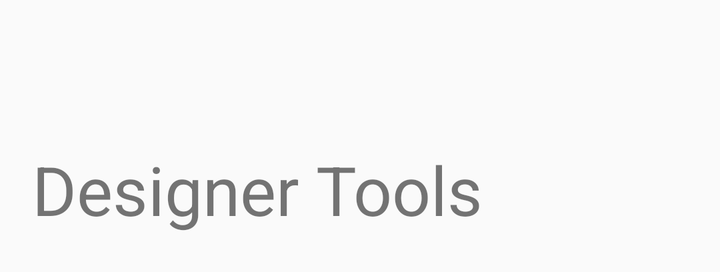
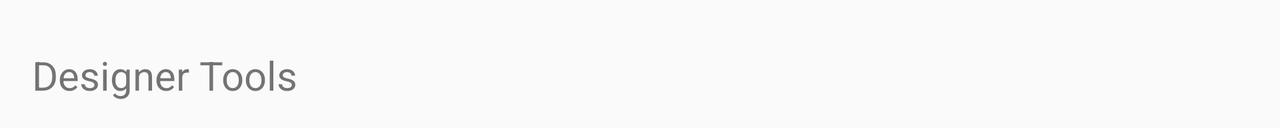

The same Android screen from two of the app's own layout files: first res/layout/ as a phone draws it, then the repository's variant for another configuration, drawn on a device whose configuration selects that folder. Both files follow.
<!-- AndroidManifest.xml: application theme AppTheme -->
<!-- res/layout/app_header.xml -->
<?xml version="1.0" encoding="utf-8"?>

<RelativeLayout xmlns:android="http://schemas.android.com/apk/res/android"
    xmlns:tools="http://schemas.android.com/tools"
    android:id="@+id/header_container"
    android:layout_width="match_parent"
    android:layout_height="136dp"
    android:orientation="vertical">

    <ImageView
        android:layout_width="match_parent"
        android:layout_height="match_parent"
        android:contentDescription="@null"
        android:scaleType="center"
        android:src="@drawable/img_header_bg" />

    <LinearLayout
        android:id="@+id/header_title_container"
        android:layout_width="match_parent"
        android:layout_height="wrap_content"
        android:layout_marginStart="16dp"
        android:layout_marginTop="24dp"
        android:orientation="vertical"
        tools:ignore="UseCompoundDrawables">

        <ImageView
            android:id="@+id/header_glyph"
            android:layout_width="48dp"
            android:layout_height="48dp"
            android:contentDescription="@null"
            android:src="@drawable/ic_header_glyph" />

        <TextView
            android:layout_width="wrap_content"
            android:layout_height="wrap_content"
            android:text="@string/app_name"
            android:textSize="34sp" />
    </LinearLayout>


</RelativeLayout>
<!-- resources referenced by this layout -->
<resources>
  <string name="app_name">Designer Tools</string>
  <style name="AppTheme" parent="@android:style/Theme.Material.Light.NoActionBar">
          
          <item name="android:colorPrimary">@color/colorPrimary</item>
          <item name="android:colorPrimaryDark">@color/colorPrimaryDark</item>
          <item name="android:colorAccent">@color/colorAccent</item>
          <item name="android:textColorPrimary">@color/textColorPrimary</item>
          <item name="android:textColorSecondary">@color/textColorSecondary</item>
          <item name="android:windowLightStatusBar">true</item>
          <item name="android:statusBarColor">@color/statusBarColor</item>
          <item name="android:navigationBarColor">@color/navigationBarColor</item>
      </style>
  <color name="colorPrimary">#3F51B5</color>
  <color name="colorPrimaryDark">#ffffff</color>
  <color name="colorAccent">#FF4081</color>
  <color name="textColorPrimary">#deffffff</color>
  <color name="textColorSecondary">#8affffff</color>
  <color name="statusBarColor">#B3FFFFFF</color>
  <!-- from res/values-v27/ -->
  <color name="navigationBarColor">#B3FFFFFF</color>
</resources>
<!-- res/layout-land/app_header.xml (the repository's variant of the layout above) -->
<!-- drawn on the phone turned sideways -->
<?xml version="1.0" encoding="utf-8"?>

<FrameLayout xmlns:android="http://schemas.android.com/apk/res/android"
    android:id="@+id/header_container"
    android:layout_width="match_parent"
    android:layout_height="64dp">

    <ImageView
        android:layout_width="match_parent"
        android:layout_height="match_parent"
        android:scaleType="centerCrop"
        android:src="@drawable/img_header_bg" />

    <TextView
        android:id="@+id/header_title_container"
        android:layout_width="wrap_content"
        android:layout_height="wrap_content"
        android:layout_marginStart="16dp"
        android:layout_marginTop="24dp"
        android:drawableStart="@drawable/ic_header_glyph"
        android:text="@string/app_name"
        android:textSize="20sp" />

</FrameLayout>
